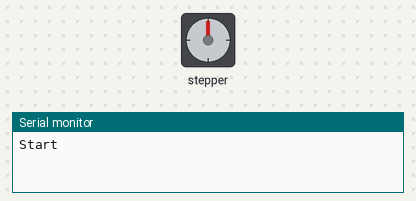
Bench run of a sketch on a simulated Arduino Uno, built with avr-gcc and run on an emulated ATmega328P. Parts: stepper motor, the last lines printed to the serial monitor. Stepper angles assume 200 steps per turn.

Above: at 0.05 s.
At 1.0 s:
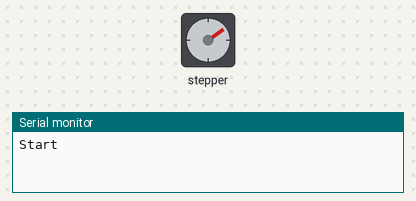
At 2.0 s:
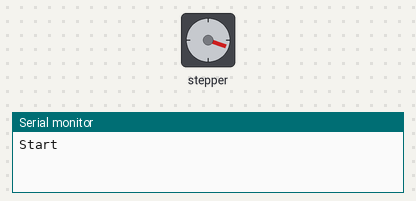
At 4.0 s:
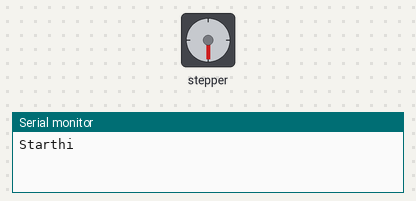
Timing chart, 0 to 5.2 s (numbered marks = the images above):
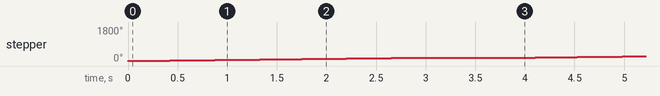

The sketch:

sketch_oct31a.ino
```cpp
#include <Stepper.h>

/*
 Stepper Motor Control - speed control

 This program drives a unipolar or bipolar stepper motor.
 The motor is attached to digital pins 8 - 11 of the Arduino.
 A potentiometer is connected to analog input 0.

 The motor will rotate in a clockwise direction. The higher the potentiometer value,
 the faster the motor speed. Because setSpeed() sets the delay between steps,
 you may notice the motor is less responsive to changes in the sensor value at
 low speeds.

 Created 30 Nov. 2009
 Modified 28 Oct 2010
 by Tom Igoe

 */

#include <Stepper.h>

const int stepsPerRevolution = 200;  // change this to fit the number of steps per revolution
// for your motor


// initialize the stepper library on pins 8 through 11:
int pin8 = 8;
int pin9 = 9;
int pin10 = 10;
int pin11 = 11;
Stepper myStepper(stepsPerRevolution, 8, 9, 10, 11);

int stepCount = 0;  // number of steps the motor has taken

void setup() {
  // nothing to do inside the setup
  Serial.begin (9600);
  /*pinMode(pin8, OUTPUT);
  pinMode(pin10, OUTPUT);
  digitalWrite(pin8, HIGH);
  digitalWrite(pin10, HIGH);*/
  Serial.print("Start");
}

void loop() {
  // read the sensor value:
 // int sensorReading = analogRead(A0);
  // map it to a range from 0 to 100:

  // set the motor speed:
  //Serial.print(motorSpeed);
    myStepper.setSpeed(10);
    myStepper.step(100);
    Serial.print("hi\n");
    delay(1000);
}
```

Measured:
- by itself, stepper: turns 180° clockwise in 3.0 s, repeating every 4.0 s
